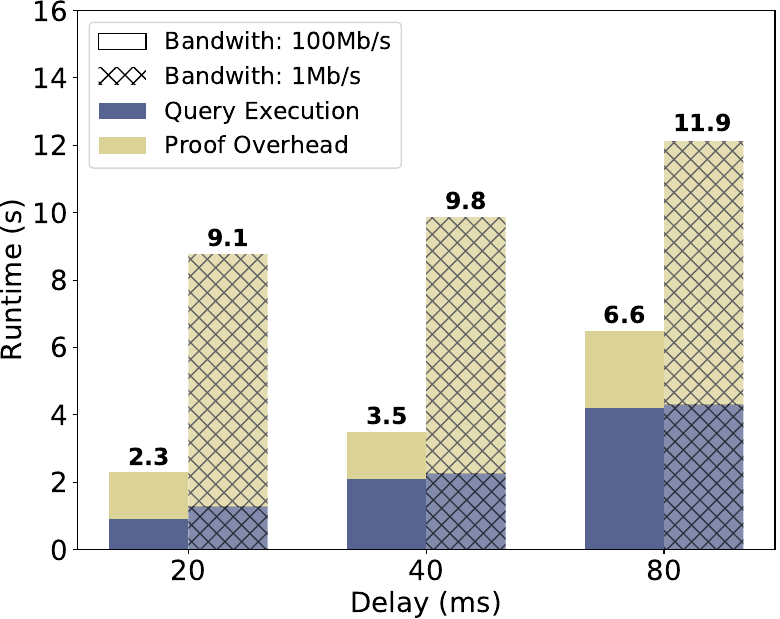

Generate this figure with Python:
import matplotlib.pyplot as plt
import pandas as pd

font = {'family': 'Bitstream Vera Sans',
        'size': 17}

plt.rc('font', **font)

raw_data = {'delay': ['20', '40', '80'],
            'executionFullBandwidth': [0.9, 2.1, 4.2],
            'proofOverheadFullBandwidth': [1.4, 1.4, 2.3],
            'totalFullBandwidth': [2.3, 3.5, 6.6],
            'executionHalfBandwidth': [1.27, 2.27, 4.3],
            'proofOverheadHalfBandwidth': [7.5, 7.6, 7.8],
            'totalHalfBandwidth': [9.1, 9.8, 11.9],
            'empty': [0, 0, 0]}

df = pd.DataFrame(raw_data, raw_data['delay'])

# Create the general plot and the "subplots" i.e. the bars
f, ax = plt.subplots(1, figsize=(9, 7))

# Set the bar width
bar_width = 0.5

# Positions of the left bar-boundaries
bar_FullBandwidth = [1, 2.5, 4]
bar_HalfBandwidth = [1.5, 3, 4.5]

# Positions of the x-axis ticks (center of the bars as bar labels)
tick_pos = [(pos + bar_width/2) for pos in bar_FullBandwidth]

ax.bar(bar_HalfBandwidth, df['empty'], width=bar_width, alpha=1, color='white', edgecolor="black", label='Bandwith: 100Mb/s')
ax.bar(bar_HalfBandwidth, df['empty'], width=bar_width, alpha=1, color='white', hatch="xx", label='Bandwith: 1Mb/s')

ax.bar(bar_FullBandwidth, df['executionFullBandwidth'], width=bar_width, label='Query Execution', alpha=0.8, color='#2f3e75')
ax.bar(bar_FullBandwidth, df['proofOverheadFullBandwidth'], width=bar_width, label='Proof Overhead', alpha=0.8, color='#d3c77e',
       bottom=df['executionFullBandwidth'])

ax.bar(bar_HalfBandwidth, df['executionHalfBandwidth'], width=bar_width, alpha=0.6, color='#2f3e75', hatch="xx")
ax.bar(bar_HalfBandwidth, df['proofOverheadHalfBandwidth'], width=bar_width, alpha=0.6, color='#d3c77e', hatch="xx",
       bottom=df['executionHalfBandwidth'])

# Set the x ticks with names
plt.xticks(tick_pos, df['delay'])
plt.legend(loc='upper left')

# Labelling
ax.text(bar_FullBandwidth[0] - bar_width/2 + 0.12, df['totalFullBandwidth'][0] + 0.2, str(df['totalFullBandwidth'][0]), color='black', fontweight='bold')
ax.text(bar_FullBandwidth[1] - bar_width/2 + 0.12, df['totalFullBandwidth'][1] + 0.2, str(df['totalFullBandwidth'][1]), color='black', fontweight='bold')
ax.text(bar_FullBandwidth[2] - bar_width/2 + 0.12, df['totalFullBandwidth'][2] + 0.1, str(df['totalFullBandwidth'][2]), color='black', fontweight='bold')

ax.text(bar_HalfBandwidth[0] - bar_width/2 + 0.12, df['totalHalfBandwidth'][0] - 0.1, str(df['totalHalfBandwidth'][0]), color='black', fontweight='bold')
ax.text(bar_HalfBandwidth[1] - bar_width/2 + 0.12, df['totalHalfBandwidth'][1] + 0.3, str(df['totalHalfBandwidth'][1]), color='black', fontweight='bold')
ax.text(bar_HalfBandwidth[2] - bar_width/2 + 0.06, df['totalHalfBandwidth'][2] + 0.5, str(df['totalHalfBandwidth'][2]), color='black', fontweight='bold')

# Set the label and legends
ax.set_ylabel("Runtime (s)", fontsize=20)
ax.set_xlabel("Delay (ms)", fontsize=20)

ax.tick_params(axis='x', labelsize=20)
ax.tick_params(axis='y', labelsize=20)

plt.ylim(ymax=16)

plt.savefig('networkTraffic.pdf', format='pdf')
